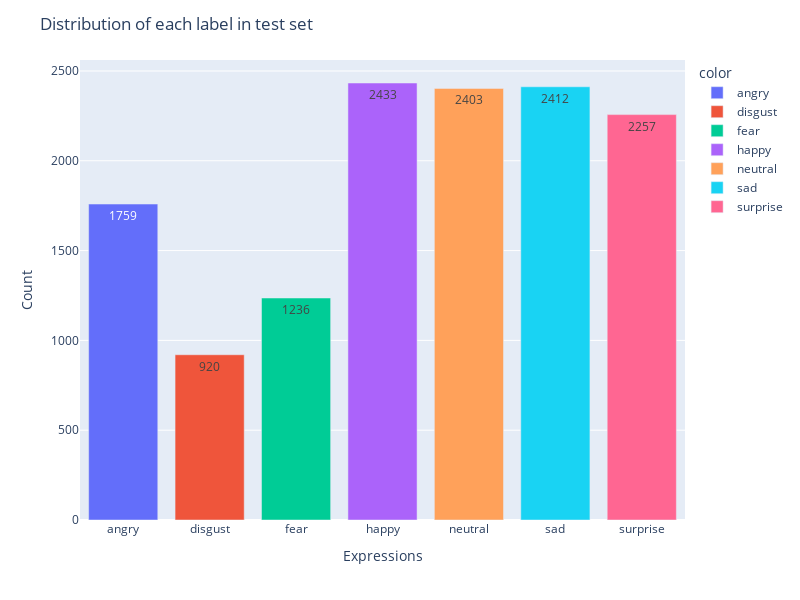

Here is the notebook cell this chart was saved with:
### Code cell
class_count_in_test_set = np.sum(y_test, axis=0)
fig = px.bar(x=labels, y=class_count_in_test_set, color=labels)

fig.update_layout(
    title="Distribution of each label in test set",
    xaxis_title="Expressions",
    yaxis_title="Count",
    height=600,
    width=800,
)

fig.update_traces(texttemplate="%{y}", textposition="inside")

fig.show()

### Figure 1 — Plotly figure (JSON) as saved in the notebook; plotly's stock layout.template omitted (floating-point values rounded to 4 significant figures)
{"data": [{"alignmentgroup": "True", "hovertemplate": "color=angry<br>x=%{x}<br>y=%{y}<extra></extra>", "legendgroup": "angry", "marker": {"color": "#636efa", "pattern": {"shape": ""}}, "name": "angry", "offsetgroup": "angry", "orientation": "v", "showlegend": true, "textposition": "inside", "texttemplate": "%{y}", "type": "bar", "x": ["angry"], "xaxis": "x", "y": [1759], "yaxis": "y"}, {"alignmentgroup": "True", "hovertemplate": "color=disgust<br>x=%{x}<br>y=%{y}<extra></extra>", "legendgroup": "disgust", "marker": {"color": "#EF553B", "pattern": {"shape": ""}}, "name": "disgust", "offsetgroup": "disgust", "orientation": "v", "showlegend": true, "textposition": "inside", "texttemplate": "%{y}", "type": "bar", "x": ["disgust"], "xaxis": "x", "y": [920], "yaxis": "y"}, {"alignmentgroup": "True", "hovertemplate": "color=fear<br>x=%{x}<br>y=%{y}<extra></extra>", "legendgroup": "fear", "marker": {"color": "#00cc96", "pattern": {"shape": ""}}, "name": "fear", "offsetgroup": "fear", "orientation": "v", "showlegend": true, "textposition": "inside", "texttemplate": "%{y}", "type": "bar", "x": ["fear"], "xaxis": "x", "y": [1236], "yaxis": "y"}, {"alignmentgroup": "True", "hovertemplate": "color=happy<br>x=%{x}<br>y=%{y}<extra></extra>", "legendgroup": "happy", "marker": {"color": "#ab63fa", "pattern": {"shape": ""}}, "name": "happy", "offsetgroup": "happy", "orientation": "v", "showlegend": true, "textposition": "inside", "texttemplate": "%{y}", "type": "bar", "x": ["happy"], "xaxis": "x", "y": [2433], "yaxis": "y"}, {"alignmentgroup": "True", "hovertemplate": "color=neutral<br>x=%{x}<br>y=%{y}<extra></extra>", "legendgroup": "neutral", "marker": {"color": "#FFA15A", "pattern": {"shape": ""}}, "name": "neutral", "offsetgroup": "neutral", "orientation": "v", "showlegend": true, "textposition": "inside", "texttemplate": "%{y}", "type": "bar", "x": ["neutral"], "xaxis": "x", "y": [2403], "yaxis": "y"}, {"alignmentgroup": "True", "hovertemplate": "color=sad<br>x=%{x}<br>y=%{y}<extra></extra>", "legendgroup": "sad", "marker": {"color": "#19d3f3", "pattern": {"shape": ""}}, "name": "sad", "offsetgroup": "sad", "orientation": "v", "showlegend": true, "textposition": "inside", "texttemplate": "%{y}", "type": "bar", "x": ["sad"], "xaxis": "x", "y": [2412], "yaxis": "y"}, {"alignmentgroup": "True", "hovertemplate": "color=surprise<br>x=%{x}<br>y=%{y}<extra></extra>", "legendgroup": "surprise", "marker": {"color": "#FF6692", "pattern": {"shape": ""}}, "name": "surprise", "offsetgroup": "surprise", "orientation": "v", "showlegend": true, "textposition": "inside", "texttemplate": "%{y}", "type": "bar", "x": ["surprise"], "xaxis": "x", "y": [2257], "yaxis": "y"}], "layout": {"barmode": "relative", "height": 600, "legend": {"title": {"text": "color"}, "tracegroupgap": 0}, "margin": {"t": 60}, "title": {"text": "Distribution of each label in test set"}, "width": 800, "xaxis": {"anchor": "y", "domain": [0, 1], "title": {"text": "Expressions"}}, "yaxis": {"anchor": "x", "domain": [0, 1], "title": {"text": "Count"}}}}
